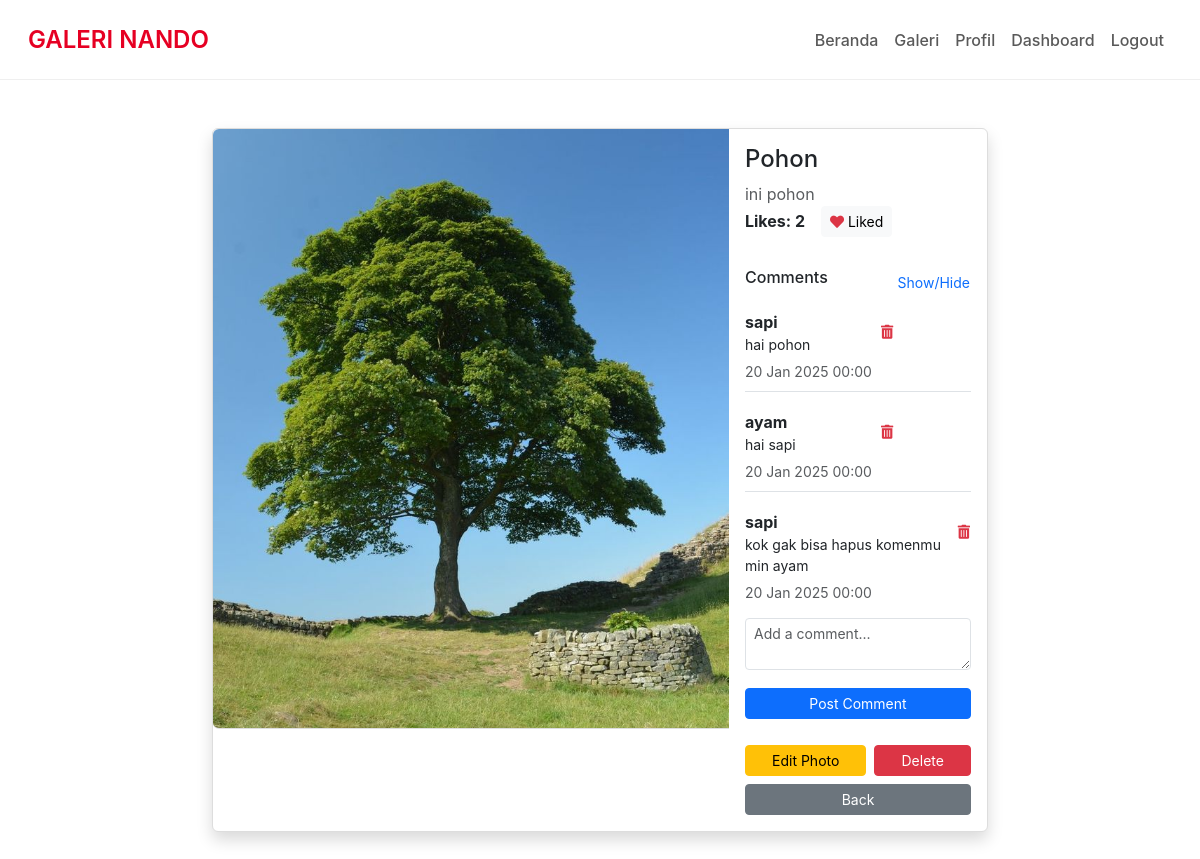
Page /detail-image.php?id=27 (signed in) on the committed database.
### tables this page shows
CREATE TABLE `foto` (
  `FotoID` int(11) NOT NULL,
  `JudulFoto` varchar(255) NOT NULL,
  `Deskripsi` text NOT NULL,
  `TanggalUnggah` date NOT NULL,
  `Gambar` varchar(255) NOT NULL,
  `Album_ID` int(11) NOT NULL,
  `UserID` int(11) NOT NULL
);

CREATE TABLE `komentar` (
  `KomentarID` int(11) NOT NULL,
  `FotoID` int(11) NOT NULL,
  `UserID` int(11) NOT NULL,
  `IsiKomentar` text NOT NULL,
  `TanggalKomentar` date NOT NULL
);

CREATE TABLE `user` (
  `UserID` int(11) NOT NULL,
  `Username` varchar(255) NOT NULL,
  `Password` varchar(255) NOT NULL,
  `Email` varchar(255) NOT NULL,
  `NamaLengkap` varchar(255) NOT NULL,
  `Alamat` text NOT NULL,
  `role` enum('user','admin') NOT NULL DEFAULT 'user'
);

### detail-image.php (the view, shortened to what this page needs)
<?php
include 'db.php';
$foto_id = $_GET['id'];
$query = mysqli_query($conn, "SELECT * FROM Foto WHERE FotoID = '$foto_id'");
$foto = mysqli_fetch_object($query);
$comments = mysqli_query($conn, "SELECT
    Komentar.IsiKomentar,
    Komentar.KomentarID,
    Komentar.UserID as KomentarUserID,
    Komentar.TanggalKomentar,
    User.Username
    FROM Komentar
    JOIN User ON Komentar.UserID = User.UserID
    WHERE Komentar.FotoID = '$foto_id'
    ORDER BY Komentar.TanggalKomentar DESC");
$liked = false;
if (isset($_SESSION['id'])) {
    $user_id = $_SESSION['id'];
    $check_like = mysqli_query($conn, "SELECT * FROM `Like` WHERE FotoID = '$foto_id' AND UserID = '$user_id'");
    if (mysqli_num_rows($check_like) > 0) {
        $liked = true;
    }
}
$likes = mysqli_query($conn, "SELECT COUNT(*) AS total_likes FROM `Like` WHERE FotoID = '$foto_id'");
$total_likes = mysqli_fetch_object($likes)->total_likes;
if (isset($_SESSION['status_login']) && $_SESSION['status_login'] == true) {
    $userID = $_SESSION['id'];
    $query = mysqli_query($conn, "SELECT Role FROM User WHERE UserID = '$userID'");
    $user = mysqli_fetch_object($query);
    $isAdmin = ($user->Role == 'admin');
}
?>
<!DOCTYPE html>
<html lang="en">
<head>
    <link href="https://cdn.jsdelivr.net/npm/bootstrap@5.3.0-alpha1/dist/css/bootstrap.min.css" rel="stylesheet">
    <link rel="stylesheet" href="https://cdnjs.cloudflare.com/ajax/libs/font-awesome/5.15.3/css/all.min.css">
</head>
<body>
<nav class="navbar navbar-expand-lg navbar-light">
        <div class="container-fluid">
            <a class="navbar-brand" href="index.php">GALERI NANDO</a>
            <div class="collapse navbar-collapse" id="navbarNav">
                <ul class="navbar-nav ms-auto">
                    <li class="nav-item"><a class="nav-link" href="index.php">Beranda</a></li>
                    <li class="nav-item"><a class="nav-link" href="galeri.php">Galeri</a></li>
                    <li class="nav-item"><a class="nav-link" href="profil.php">Profil</a></li>
                    <?php if (isset($isAdmin) && $isAdmin): ?>
                    <li class="nav-item"><a class="nav-link" href="dashboard.php">Dashboard</a></li>
                    <?php endif; ?>
                    <?php if (isset($_SESSION['status_login']) && $_SESSION['status_login'] == true): ?>
                    <li class="nav-item"><a class="nav-link" href="keluar.php">Logout</a></li>
                    <?php else: ?>
                    <li class="nav-item"><a class="nav-link" href="registrasi.php">Registrasi</a></li>
                    <li class="nav-item"><a class="nav-link" href="login.php">Login</a></li>
                    <?php endif; ?>
                </ul>
            </div>
        </div>
    </nav>
<div class="container-fluid py-5">
    <div class="row justify-content-center">
        <div class="col-lg-8">
            <div class="card shadow">
                <div class="row g-0">
                    <div class="col-md-8">
                        <img src="foto/<?php echo $foto->Gambar; ?>" class="img-fluid rounded-start h-100 w-100 object-fit-cover" alt="Foto" style="max-height: 600px;">
                    </div>
                    <div class="col-md-4">
                        <div class="card-body h-100 d-flex flex-column">
                            <div>
                                <h4 class="card-title"><?php echo $foto->JudulFoto; ?></h4>
                                <p class="card-text text-muted"><?php echo $foto->Deskripsi; ?></p>
                            </div>
                            <div class="mb-3">
                                <div class="d-flex align-items-center gap-3 mb-2">
                                    <span class="fw-bold">Likes: <?php echo $total_likes; ?></span>
                                    <a href="detail-image.php?id=<?php echo $foto_id; ?>&like=true"
                                       class="btn btn-light btn-sm">
                                        <i class="fas fa-heart <?php echo $liked ? 'text-danger' : ''; ?>"></i>
                                        <?php echo $liked ? 'Liked' : 'Like'; ?>
                                    </a>
                                </div>
                            </div>
                            <div class="flex-grow-1">
                                <div class="d-flex justify-content-between align-items-center mb-2">
                                    <h6 class="mb-0">Comments</h6>
                                    <button class="btn btn-link btn-sm text-decoration-none p-0"
                                            type="button"
                                            data-bs-toggle="collapse"
                                            data-bs-target="#commentsDropdown">
                                        Show/Hide
                                    </button>
                                </div>
                                <div class="collapse show" id="commentsDropdown">
                                    <div class="comments-container overflow-auto mb-3" style="max-height: 300px;">
                                        <?php
                                        if (mysqli_num_rows($comments) > 0) {
                                            while ($comment = mysqli_fetch_array($comments)) {
                                                $commentDate = new DateTime($comment['TanggalKomentar']);
                                                ?>
                                                <div class="comment border-bottom py-2">
                                                    <div class="d-flex justify-content-between align-items-start">
                                                        <div>
                                                            <strong><?php echo htmlspecialchars($comment['Username']); ?></strong>
                                                            <p class="mb-1 small"><?php echo htmlspecialchars($comment['IsiKomentar']); ?></p>
                                                            <small class="text-muted">
                                                                <?php echo $commentDate->format('d M Y H:i'); ?>
                                                            </small>
                                                        </div>
                                                        <?php if ($comment['KomentarUserID'] == $_SESSION['id'] || (isset($isAdmin) && $isAdmin)): ?>
                                                            <form method="POST" class="ms-2" onsubmit="return confirm('Are you sure you want to delete this comment?');">
                                                                <button type="submit" name="delete_comment" class="btn btn-link text-danger btn-sm p-0">
                                                                    <i class="fas fa-trash-alt"></i>
                                                                </button>
                                                            </form>
                                                        <?php endif; ?>
                                                    </div>
                                                </div>
                                                <?php
                                            }
                                        } else {
                                            echo "<p class='text-muted small'>No comments yet.</p>";
                                        }
                                        ?>
                                    </div>
                                </div>
                                <form method="POST" class="mt-auto">
                                    <textarea name="isi_komentar"
                                            class="form-control form-control-sm mb-2"
                                            placeholder="Add a comment..."
                                            rows="2"
                                            required></textarea>
                                    <button type="submit"
                                            name="submit_comment"
                                            class="btn btn-primary btn-sm w-100">
                                        Post Comment
                                    </button>
                                </form>
                            </div>
                            <div class="mt-3 d-flex gap-2">
                                <button type="button"
                                        class="btn btn-warning btn-sm flex-grow-1"
                                        data-bs-toggle="modal"
                                        data-bs-target="#editPhotoModal">
                                    Edit Photo
                                </button>
                                <?php if ($foto->UserID == $_SESSION['id'] || (isset($isAdmin) && $isAdmin)): ?>
                                <form method="POST"
                                      onsubmit="return confirm('Are you sure you want to delete this photo?');"
                                      class="flex-grow-1">
                                    <button type="submit"
                                            name="delete_photo"
                                            class="btn btn-danger btn-sm w-100">
                                        Delete
                                    </button>
                                </form>
                                <?php endif; ?>
                            </div>
                            <button class="btn btn-secondary btn-sm mt-2"
                                    onclick="window.history.back();">
                                Back
                            </button>
                        </div>
                    </div>
                </div>
            </div>
        </div>
    </div>
</body>
</html>

### detail-image.php (style rules this page uses)
:root { --primary-color: #e60023; --secondary-color: #767676; --background-color: #fff; --hover-color: #f0f0f0; }
body { background-color: var(--background-color); font-family: -apple-system, BlinkMacSystemFont, "Segoe UI", Roboto, Oxygen-Sans, Ubuntu, Cantarell, "Fira Sans", "Droid Sans", "Helvetica Neue", Helvetica, "ヒラギノ角ゴ Pro W3", "Hiragino Kaku Gothic Pro", メイリオ, Meiryo, "ＭＳ Ｐゴシック", Arial, sans-serif; }
.navbar { height: 80px; box-shadow: none; border-bottom: 1px solid #efefef; padding: 0.5rem 1rem; }
.navbar-brand { font-size: 24px; font-weight: 600; color: var(--primary-color); }
.nav-link { font-weight: 500; padding: 8px 16px; border-radius: 24px; transition: background-color 0.3s; }
.card { border: 1px solid #ddd; box-shadow: 0 4px 6px rgba(0, 0, 0, 0.1); }
.card img { width: 100%; height: auto; border-bottom: 1px solid #ddd; }
.comment { display: flex; align-items: center; margin-bottom: 10px; }
textarea { width: 100%; padding: 10px; border: 1px solid #ddd; border-radius: 5px; margin-top: 10px; }
button { background-color: #3897f0; color: white; border: none; padding: 10px 20px; border-radius: 5px; margin-top: 10px; cursor: pointer; }

### rows in the picture
foto: Gambar (picture), JudulFoto "Pohon", Deskripsi "ini pohon"
komentar: UserID.Username "sapi", IsiKomentar "hai pohon", TanggalKomentar "20 Jan 2025 00:00"
komentar: UserID.Username "ayam", IsiKomentar "hai sapi", TanggalKomentar "20 Jan 2025 00:00"
komentar: UserID.Username "sapi", IsiKomentar "kok gak bisa hapus komenmu min ayam", TanggalKomentar "20 Jan 2025 00:00"

### other values in the picture
$total_likes "2"
